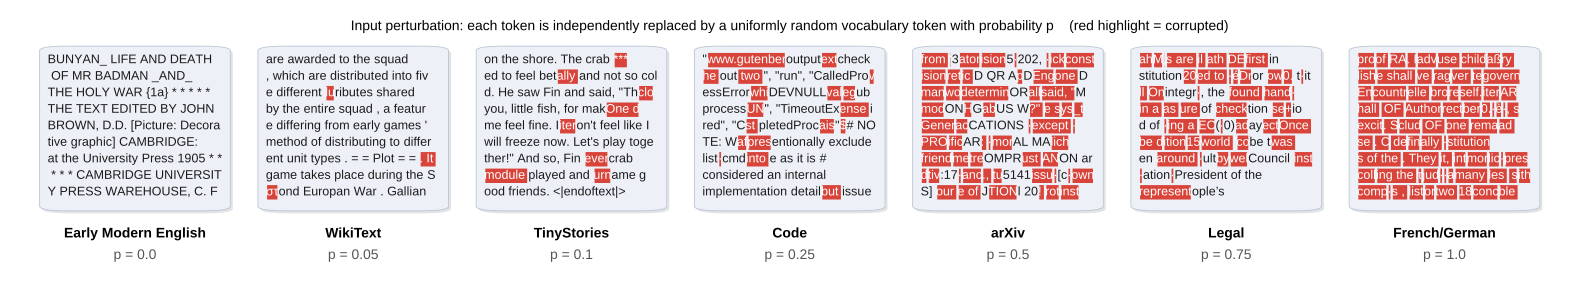

Source code (Python):
"""
visualize input perturbation as scrolls, one per (task, p) pair.

one column per task (N=7), laid out horizontally with p climbing left to right.
each column is a pastel rounded rectangle ("scroll") containing a tokenized
snippet wrapped to ~9 lines. corrupted positions are shown as white text on a
red highlight. task name and p value sit below each scroll.

illustrates corrupt_tokens in experiments/llm/perturbations.py: each position is
independently replaced by a random vocab token id with probability p. replacements
here are drawn only from tokens that decode without a newline, and the snippet is
re-encoded with a greedy BPE rather than the heap encoder in tokenizer.py.
"""
import json
import re
from pathlib import Path

import matplotlib as mpl
import matplotlib.pyplot as plt
import numpy as np
from matplotlib.patches import FancyBboxPatch, Rectangle
from matplotlib.patheffects import withSimplePatchShadow

mpl.rcParams["font.family"] = "sans-serif"
mpl.rcParams["font.sans-serif"] = ["Helvetica", "Arial", "Liberation Sans", "DejaVu Sans"]
mpl.rcParams["pdf.fonttype"] = 42
mpl.rcParams["ps.fonttype"] = 42

FIG_DIR = Path(__file__).resolve().parent
DATA_DIR = FIG_DIR.parent / "data_dir"
TEXTS_DIR = DATA_DIR / "texts"
TOK_PATH = DATA_DIR / "tokenizer.json"
OUT_DIR = FIG_DIR


def load_bpe(path):
    with open(path) as f:
        data = json.load(f)
    vocab = {i: bytes([i]) for i in range(256)}
    merges = {}
    for a, b, v in data["merges"]:
        merges[(a, b)] = v
        vocab[v] = vocab[a] + vocab[b]
    return merges, vocab


def encode_bpe(text, merges):
    ids = list(text.encode("utf-8"))
    while True:
        best_id = None
        best_pair = None
        for i in range(len(ids) - 1):
            m = merges.get((ids[i], ids[i + 1]))
            if m is not None and (best_id is None or m < best_id):
                best_id = m
                best_pair = (ids[i], ids[i + 1])
        if best_id is None:
            break
        new_ids = []
        i = 0
        while i < len(ids):
            if i < len(ids) - 1 and (ids[i], ids[i + 1]) == best_pair:
                new_ids.append(best_id)
                i += 2
            else:
                new_ids.append(ids[i])
                i += 1
        ids = new_ids
    return ids


def decode_token(vocab, tid):
    return vocab[tid].decode("utf-8", errors="replace")


MERGES, VOCAB = load_bpe(TOK_PATH)
VOCAB_SIZE = len(VOCAB)
# vocab ids whose decoded bytes contain no newline, used for source
# normalization and for drawing corruption replacements.
VALID_VOCAB_IDS = np.array(
    [tid for tid in range(VOCAB_SIZE)
     if b"\n" not in VOCAB[tid] and b"\r" not in VOCAB[tid]]
)

# one column per task (N=7), with p climbing left to right.
TASKS = ["early_modern_english", "wikitext", "tinystories", "code",
         "arxiv", "legal", "multilingual"]
DISPLAY = ["Early Modern English", "WikiText", "TinyStories", "Code",
           "arXiv", "Legal", "French/German"]
P_VALUES = [0.0, 0.05, 0.1, 0.25, 0.5, 0.75, 1.0]
P_LABELS = ["0.0", "0.05", "0.1", "0.25", "0.5", "0.75", "1.0"]

OFFSETS = {
    "early_modern_english": 200_000,
    "wikitext": 5_000,
    "tinystories": 2_000,
    "code": 30_000,
    "arxiv": 200_000,
    "legal": 200_000,
    "multilingual": 200_000,
}
N_TOKENS = 240


def get_token_ids(task, n=N_TOKENS):
    text = (TEXTS_DIR / f"{task}.txt").read_text(encoding="utf-8", errors="ignore")
    start = OFFSETS[task]
    chunk = text[start:start + 6000]
    # collapse any whitespace run into a single space so no source token
    # decodes to a string containing a newline.
    chunk = re.sub(r"\s+", " ", chunk).strip()
    ws = chunk.find(" ")
    if ws > 0:
        chunk = chunk[ws + 1:]
    ids = encode_bpe(chunk[:3500], MERGES)
    return ids[:n]


RNG = np.random.default_rng(7)


def corrupt(ids, p):
    ids_arr = np.array(ids)
    mask = RNG.random(len(ids)) < p
    # draw corruption replacements only from tokens that contain no newline.
    draw_idx = RNG.integers(0, len(VALID_VOCAB_IDS), size=len(ids))
    rand = VALID_VOCAB_IDS[draw_idx]
    return np.where(mask, rand, ids_arr).tolist(), mask.tolist()


def sanitize(s):
    out = []
    for ch in s:
        cp = ord(ch)
        if ch == "\n":
            out.append("\\n")
        elif ch == "\r":
            out.append("\\r")
        elif ch == "\t":
            out.append("\\t")
        elif cp < 0x20 or cp == 0x7F or cp == 0xFFFD:
            out.append("·")
        else:
            out.append(ch)
    return "".join(out)


# --- colors ----------------------------------------------------------------
SCROLL_BG = "#edf1f7"      # soft pastel blue-gray
SCROLL_BORDER = "#b9c4d4"
HIGHLIGHT_COLOR = "#d9443a"  # muted vermillion
TEXT_COLOR = "#1a1a1a"       # near-black
HIGHLIGHT_TEXT = "#ffffff"   # white on red

# --- layout (specified in inches, converted to axes coords) ----------------
FIG_W = 15.5          # widened for N=7 columns
FS = 9
MAX_LINES = 9
LINE_H_IN = FS * 1.32 / 72.0
INNER_PAD_Y_IN = 0.08
INNER_PAD_X_IN = 0.08

TOP_MARGIN_IN = 0.05
CAPTION_H_IN = 0.18
CAPTION_GAP_IN = 0.08
SCROLL_H_IN = MAX_LINES * LINE_H_IN + 2 * INNER_PAD_Y_IN
SCROLL_TO_TASK_IN = 0.14
TASK_H_IN = 0.18
TASK_TO_P_IN = 0.05
P_H_IN = 0.15
BOTTOM_MARGIN_IN = 0.10

FIG_H = (TOP_MARGIN_IN + CAPTION_H_IN + CAPTION_GAP_IN + SCROLL_H_IN
         + SCROLL_TO_TASK_IN + TASK_H_IN + TASK_TO_P_IN + P_H_IN
         + BOTTOM_MARGIN_IN)

fig = plt.figure(figsize=(FIG_W, FIG_H))
ax = fig.add_axes([0, 0, 1, 1])
ax.set_xlim(0, 1)
ax.set_ylim(0, 1)
ax.axis("off")
ax.patch.set_alpha(0)
for s in ax.spines.values():
    s.set_visible(False)

fig.canvas.draw()
renderer = fig.canvas.get_renderer()
_inv = ax.transAxes.inverted()


def px_to_axesx(px):
    return _inv.transform((px, 0))[0] - _inv.transform((0, 0))[0]


def px_to_axesy(px):
    return _inv.transform((0, px))[1] - _inv.transform((0, 0))[1]


def y_from_top(inches_from_top):
    return 1.0 - inches_from_top / FIG_H


# horizontal: one column per task, spanning the full figure width.
N_COLS = len(TASKS)
COL_GAP = 0.014
COL_W = (1 - COL_GAP * (N_COLS + 1)) / N_COLS
COL_CENTERS = [COL_GAP + COL_W / 2 + i * (COL_W + COL_GAP) for i in range(N_COLS)]

# vertical anchors (axes y = [0,1], 1 = top).
CAPTION_Y = y_from_top(TOP_MARGIN_IN)
SCROLL_TOP = y_from_top(TOP_MARGIN_IN + CAPTION_H_IN + CAPTION_GAP_IN)
SCROLL_BOT = y_from_top(TOP_MARGIN_IN + CAPTION_H_IN + CAPTION_GAP_IN + SCROLL_H_IN)
LABEL_TASK_Y = y_from_top(TOP_MARGIN_IN + CAPTION_H_IN + CAPTION_GAP_IN + SCROLL_H_IN
                          + SCROLL_TO_TASK_IN + TASK_H_IN / 2)
LABEL_P_Y = y_from_top(TOP_MARGIN_IN + CAPTION_H_IN + CAPTION_GAP_IN + SCROLL_H_IN
                       + SCROLL_TO_TASK_IN + TASK_H_IN + TASK_TO_P_IN + P_H_IN / 2)

LINE_H = LINE_H_IN / FIG_H
INNER_PAD_X = INNER_PAD_X_IN / FIG_W
INNER_PAD_Y = INNER_PAD_Y_IN / FIG_H
SCROLL_W = COL_W * 0.97

# top caption, drawn outside the scrolls.
ax.text(
    0.5, CAPTION_Y,
    "Input perturbation: each token is independently replaced by a uniformly "
    "random vocabulary token with probability p    (red highlight = corrupted)",
    fontsize=10, transform=ax.transAxes, va="top", ha="center", family="sans-serif",
)

shadow = withSimplePatchShadow(
    offset=(1.8, -1.8), shadow_rgbFace=(0.18, 0.20, 0.26), alpha=0.14
)

for i, (task, disp, p, p_label) in enumerate(zip(TASKS, DISPLAY, P_VALUES, P_LABELS)):
    cx = COL_CENTERS[i]
    sx = cx - SCROLL_W / 2
    sy = SCROLL_BOT
    sh = SCROLL_TOP - SCROLL_BOT

    box = FancyBboxPatch(
        (sx, sy), SCROLL_W, sh,
        boxstyle="round,pad=0.0,rounding_size=0.018",
        facecolor=SCROLL_BG,
        edgecolor=SCROLL_BORDER,
        linewidth=0.6,
        transform=ax.transAxes,
        zorder=1,
    )
    box.set_path_effects([shadow])
    ax.add_patch(box)

    ids = get_token_ids(task)
    cor, mask = corrupt(ids, p)

    inner_left = sx + INNER_PAD_X
    inner_right = sx + SCROLL_W - INNER_PAD_X
    y_top = SCROLL_TOP - INNER_PAD_Y

    # create token Text artists offscreen.
    text_objs = []
    for cid, is_cor in zip(cor, mask):
        s = sanitize(decode_token(VOCAB, cid))
        s = s.replace("$", r"\$")
        color = HIGHLIGHT_TEXT if is_cor else TEXT_COLOR
        t = ax.text(-1, -1, s, fontsize=FS, color=color,
                    transform=ax.transAxes, va="top", ha="left",
                    family="sans-serif", zorder=3)
        text_objs.append(t)

    # measure widths, then reposition with greedy wrapping.
    fig.canvas.draw()
    widths = [px_to_axesx(t.get_window_extent(renderer=renderer).width)
              for t in text_objs]

    cur_x = inner_left
    cur_line = 0
    for t, w in zip(text_objs, widths):
        if cur_x + w > inner_right and cur_x > inner_left + 1e-9:
            cur_line += 1
            cur_x = inner_left
            if cur_line >= MAX_LINES:
                t.set_visible(False)
                continue
        if cur_line >= MAX_LINES:
            t.set_visible(False)
            continue
        t.set_position((cur_x, y_top - cur_line * LINE_H))
        cur_x += w

    # measure final token bboxes and paint red highlight rectangles under the
    # corrupted tokens, inset horizontally and expanded vertically.
    fig.canvas.draw()
    inset_x_ax = px_to_axesx(1.2)
    pad_y_ax = px_to_axesy(1.2)
    for t, is_cor in zip(text_objs, mask):
        if not is_cor or not t.get_visible():
            continue
        bb = t.get_window_extent(renderer=renderer)
        if bb.width <= 0 or bb.height <= 0:
            continue
        x0, y0 = _inv.transform((bb.xmin, bb.ymin))
        x1, y1 = _inv.transform((bb.xmax, bb.ymax))
        rect_w = (x1 - x0) - 2 * inset_x_ax
        if rect_w <= 0:
            continue
        rect = Rectangle(
            (x0 + inset_x_ax, y0 - pad_y_ax),
            rect_w,
            (y1 - y0) + 2 * pad_y_ax,
            facecolor=HIGHLIGHT_COLOR, edgecolor="none",
            transform=ax.transAxes, zorder=2,
        )
        ax.add_patch(rect)

    # task label + p label (beneath the scroll).
    ax.text(cx, LABEL_TASK_Y, disp, fontsize=10, weight="bold",
            transform=ax.transAxes, va="center", ha="center", family="sans-serif")
    ax.text(cx, LABEL_P_Y, f"p = {p_label}", fontsize=10, color="#555555",
            transform=ax.transAxes, va="center", ha="center", family="sans-serif")

out_path = OUT_DIR / "input_perturbation_viz.pdf"
fig.savefig(out_path, bbox_inches="tight", pad_inches=0.15)
print(f"saved {out_path}")
